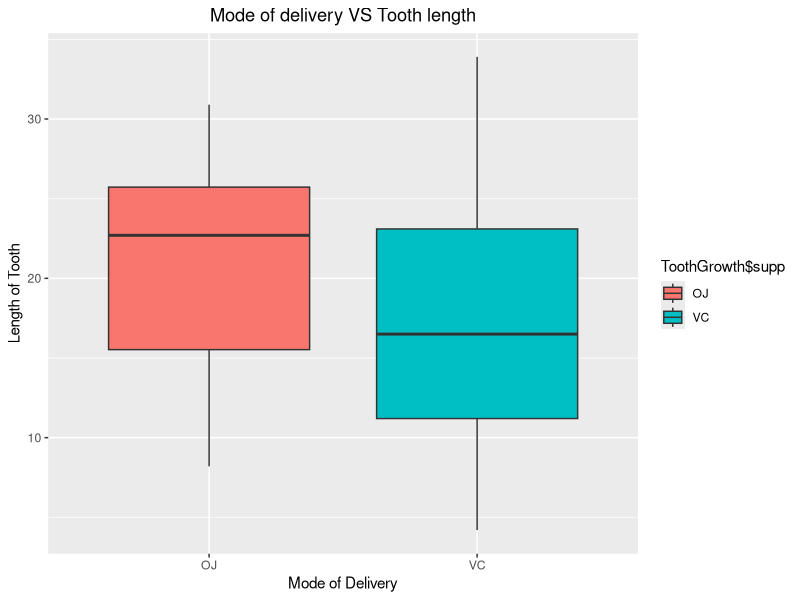
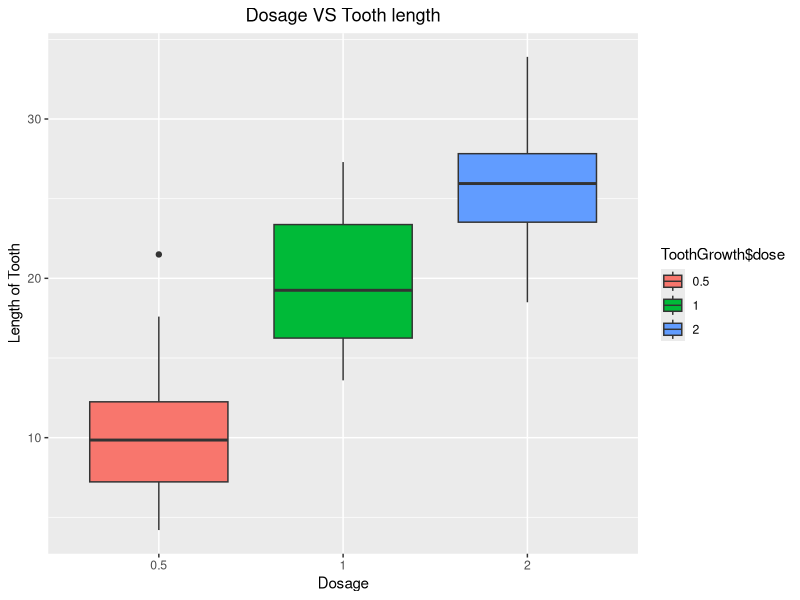

R code for these plots, in order:
## ---- chunk 1
library(datasets)
library(ggplot2)
## ---- chunk 2
# Loading Data.
data("ToothGrowth")
head(ToothGrowth)

# Identify null data present in the dataset.
sum(!complete.cases(ToothGrowth))

# Checking properties of the dataset available.
str(ToothGrowth)
summary(ToothGrowth)
ToothGrowth$dose <- as.factor(ToothGrowth$dose)
## ---- chunk 3
g1 <- ggplot(data = ToothGrowth)
g1 + geom_boxplot(aes(ToothGrowth$supp, ToothGrowth$len, fill = ToothGrowth$supp)) + 
      labs(title = "Mode of delivery VS Tooth length", x = "Mode of Delivery", y = "Length of Tooth") + 
      theme(plot.title = element_text(hjust = 0.5))
## ---- chunk 4
g2 <- ggplot(data = ToothGrowth)
g2 + geom_boxplot(aes(ToothGrowth$dose, ToothGrowth$len, fill = ToothGrowth$dose)) + 
      labs(title = "Dosage VS Tooth length", x = "Dosage", y = "Length of Tooth") + 
      theme(plot.title = element_text(hjust = 0.5))
## ---- chunk 5
t.test(ToothGrowth$len[ToothGrowth$supp == "VC"], ToothGrowth$len[ToothGrowth$supp == "OJ"], paired = FALSE)
## ---- chunk 6
t.test(ToothGrowth$len[ToothGrowth$dose == 0.5], ToothGrowth$len[ToothGrowth$dose == 1], paired = FALSE)
## ---- chunk 7
t.test(ToothGrowth$len[ToothGrowth$dose == 1], ToothGrowth$len[ToothGrowth$dose == 2], paired = FALSE)
